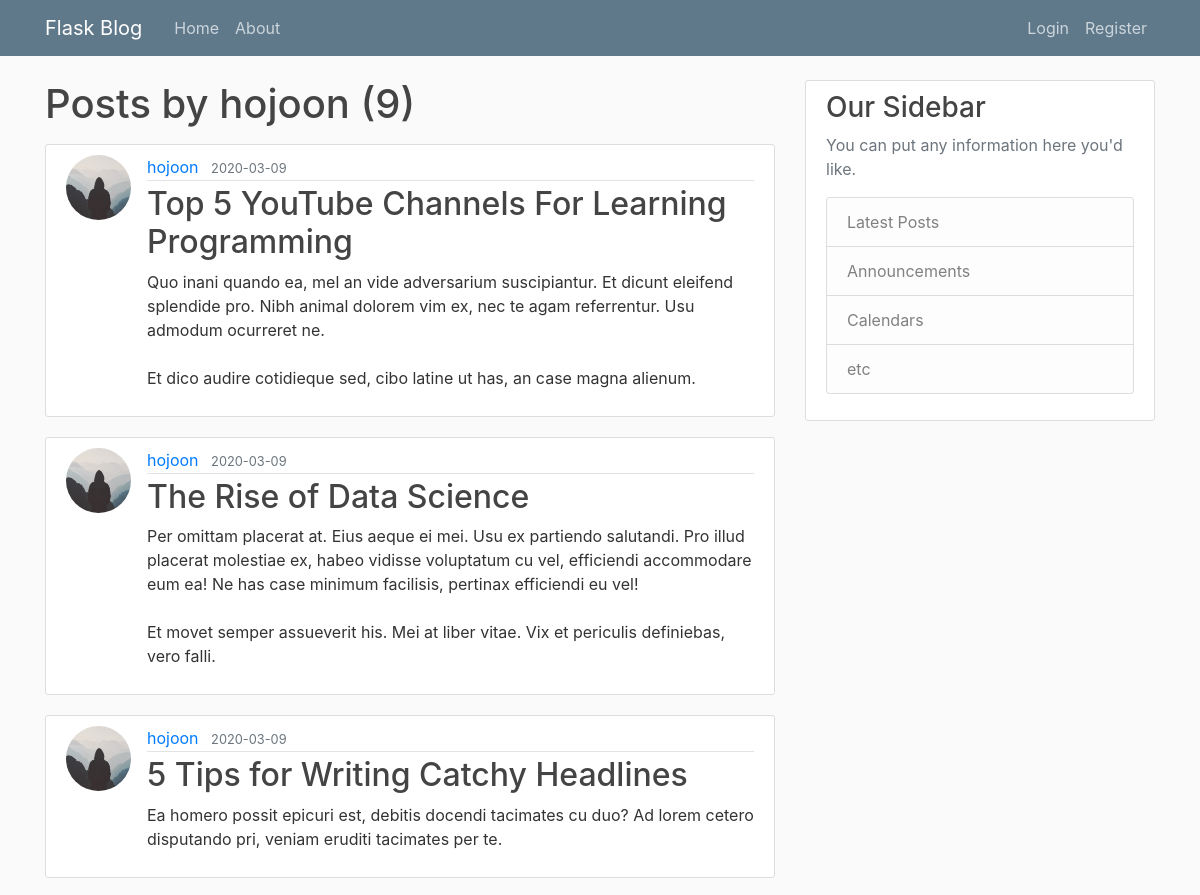
/user/hojoon (upper part), run on an earlier commit of the app's database.
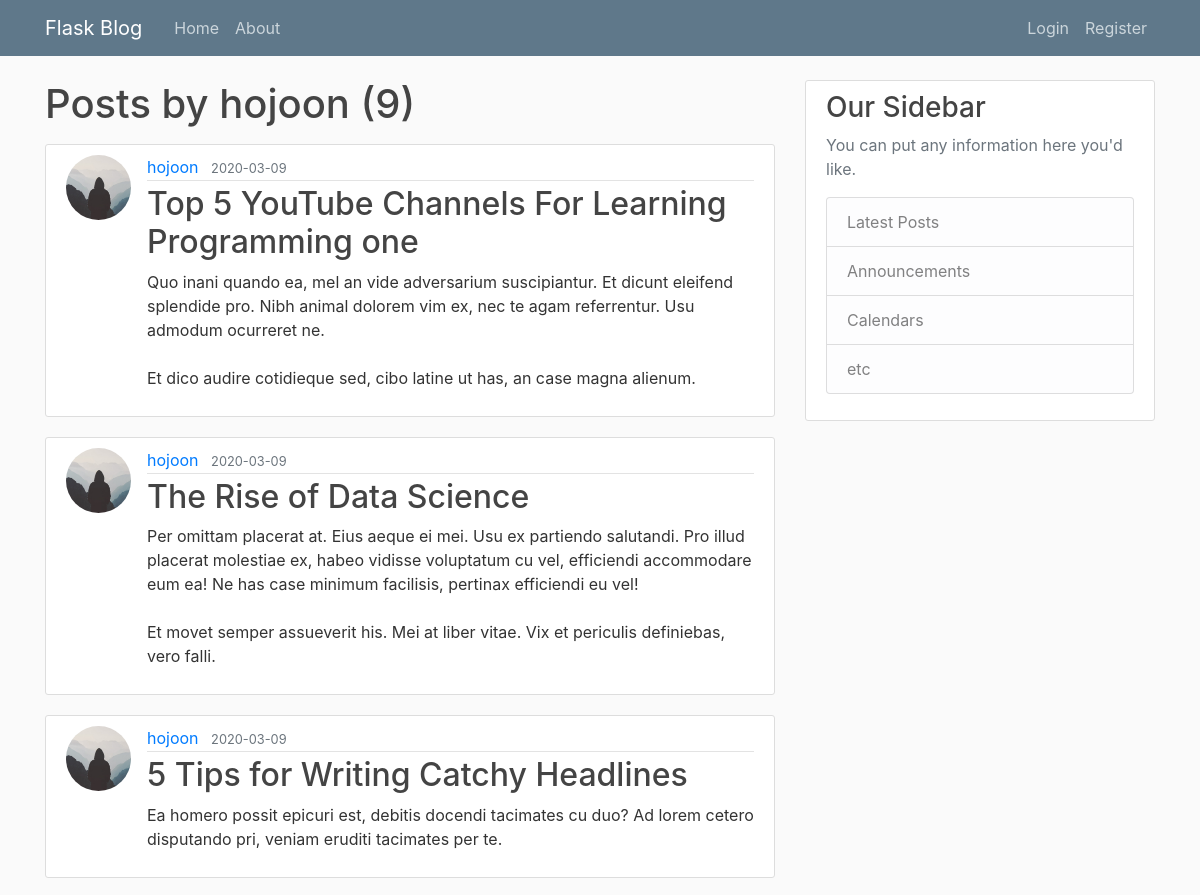
And on a later commit of the database.
### flaskblog/models.py (models this page shows, shortened)
class Post(db.Model):
    id = db.Column(db.Integer, primary_key=True)
    title = db.Column(db.String(100), nullable=False)
    date_posted = db.Column(db.DateTime, nullable=False, default=datetime.utcnow)
    content = db.Column(db.Text, nullable=False)
    user_id = db.Column(db.Integer, db.ForeignKey('user.id'), nullable=False)

class User(db.Model, UserMixin):
    id = db.Column(db.Integer, primary_key=True)
    username = db.Column(db.String(20), unique=True, nullable=False)
    email = db.Column(db.String(120), unique=True, nullable=False)
    image_file = db.Column(db.String(20), nullable=False, default='default.jpg')
    password = db.Column(db.String(60), nullable=False)
    posts = db.relationship('Post', backref='author', lazy=True)

### flaskblog/users/routes.py (the view)
@users.route("/user/<string:username>")
def user_posts(username):
    page = request.args.get('page', 1, type=int)
    user = User.query.filter_by(username=username).first_or_404()
    posts = Post.query.filter_by(author=user) \
        .order_by(Post.date_posted.desc()) \
        .paginate(page=page, per_page=5)
    return render_template('user_posts.html', posts=posts, user=user)

### flaskblog/templates/user_posts.html (shortened to what this page needs)
{% extends "layout.html" %}
{% block content %}
    <h1 class="mb-3">Posts by {{ user.username }} ({{ posts.total }})</h1>
    {% for post in posts.items %}
        <article class="media content-section">
            <img class="rounded-circle article-img" src="{{ url_for('static', filename='profile_pics/' + post.author.image_file) }}">
            <div class="media-body">
                <div class="article-metadata">
                    <a class="mr-2" href="{{ url_for('users.user_posts', username=post.author.username) }}">{{ post.author.username }}</a>
                    <small class="text-muted">{{ post.date_posted.strftime('%Y-%m-%d') }}</small>
                </div>
                <h2><a class="article-title" href="{{ url_for('posts.post', post_id=post.id) }}">{{ post.title }}</a></h2>
                <p class="article-content">{{ post.content }}</p>
            </div>
        </article>
    {% endfor %}
{% endblock content %}

What changed in the data, as far as the page shows it:
changed Post: title "Top 5 YouTube Channels For Learning Programming" → "Top 5 YouTube Channels For Learning Programming one"
